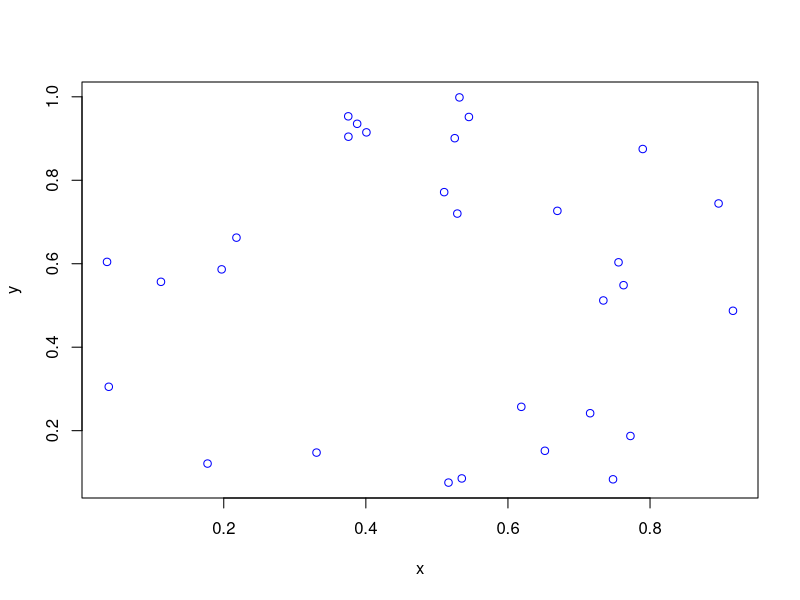

This figure's R source:
# Simulate a binomial point process on a rectangle.
# Author: H. Paul Keeler, 2018.
# Website: hpaulkeeler.com
# Repository: github.com/hpaulkeeler/posts

numbPoints=30; #number of points

#Simulation window parameters
xMin=0;
xMax=1;
yMin=0;
yMax=1;
#rectangle dimensions
xDelta=xMax-xMin;
yDelta=yMax-yMin; 

#Simulate Binomial point process
xx=xDelta*runif(numbPoints)+xMin;#x coordinates of uniform points
yy=yDelta*runif(numbPoints)+yMin;#y coordinates of uniform points

#Plotting
plot(xx,yy,'p',xlab='x',ylab='y',col='blue');


